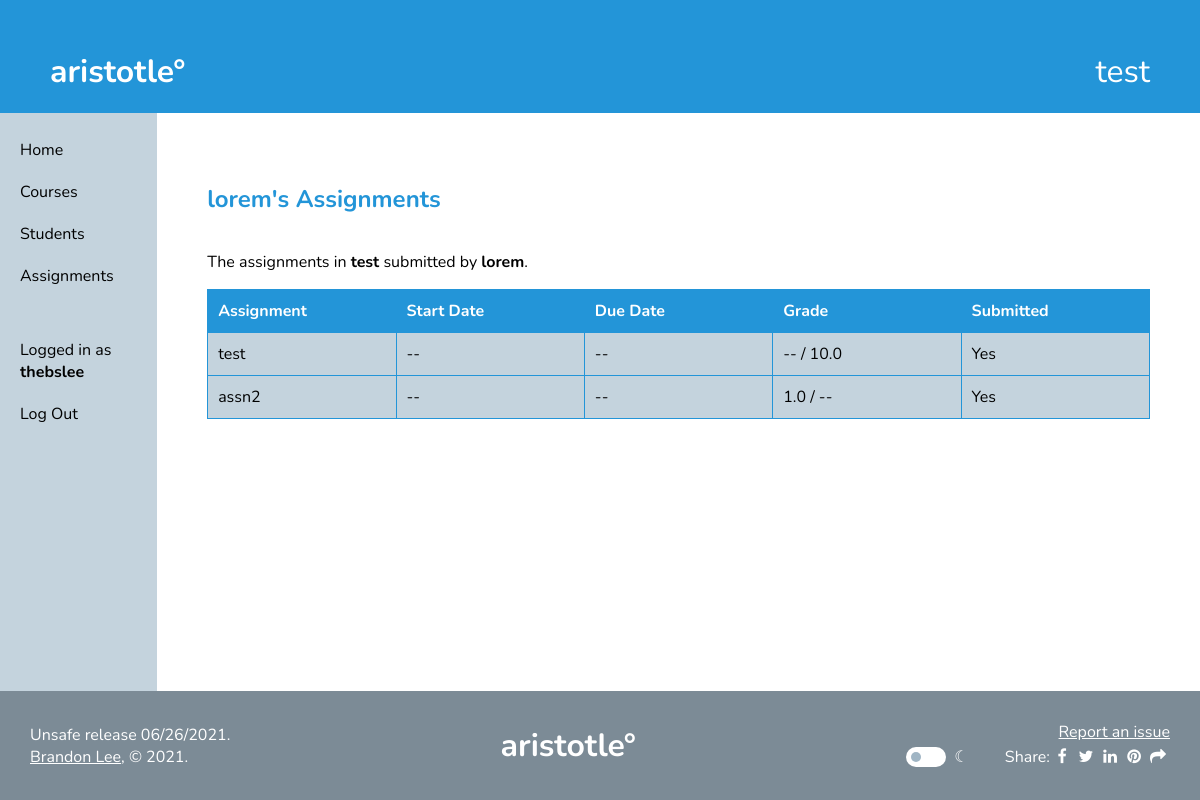
Page /forum/students/grades/2 (signed in) on the earlier database version.
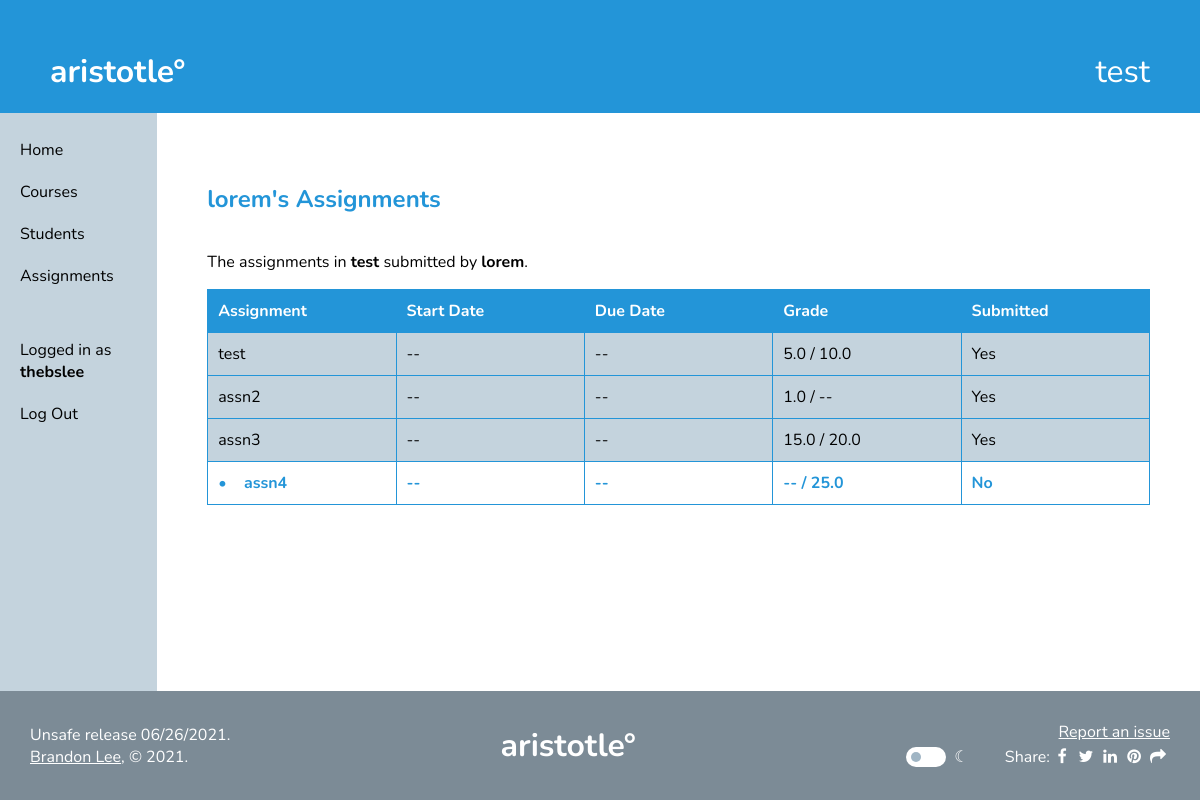
Same page on the later database version.
### forum/models.py (models this page shows)
class Course(models.Model):
    name = models.CharField(max_length=100)
    owner = models.ForeignKey(
        settings.AUTH_USER_MODEL,
        on_delete=models.CASCADE,
        related_name='course_of_owner'
    )
    students = models.ManyToManyField(
        settings.AUTH_USER_MODEL,
        related_name='course_of_student',
        blank=True
    )
    uuid = models.UUIDField(
        default=uuid.uuid4,
        editable=False
    )

class Assignment(models.Model):
    course = models.ForeignKey(
        Course,
        on_delete=models.CASCADE
    )
    title = models.CharField(max_length=100)
    start_datetime = models.DateTimeField(null=True, blank=True)
    end_datetime = models.DateTimeField(null=True, blank=True)
    description = models.TextField(max_length=10000, blank=True)
    total_points = models.FloatField(null=True, blank=True)

class Grade(models.Model):
    student = models.ForeignKey(
        settings.AUTH_USER_MODEL,
        on_delete=models.CASCADE,
        related_name="grade_of_student"
    )
    assignment = models.ForeignKey(
        Assignment,
        on_delete=models.CASCADE,
        related_name="grade_of_assignment"
    )
    earned_points = models.FloatField(null=True, blank=True)
    feedback = models.CharField(max_length=1000, null=True, blank=True)

### forum/views.py (the view)
# urls.py: path('students/grades/<student_id>', views.studentgrades, name='studentgrades'),
def studentgrades(request, student_id):
    if not request.user.is_authenticated:
        return redirect('home')
    context = alwaysContext(request)
    course = Course.objects.filter(id=request.session.get('selected_course_id')).first()
    student = User.objects.get(id=student_id)
    if (course.owner == request.user):
        assignments = []
        for assignment in Assignment.objects.filter(course=course).order_by("end_datetime"):
            assignments.append(StudentAssignmentRow(student, assignment))
        context["assignments"] = assignments
        context["student"] = student
        return render(request, "studentgrades.html", context)
    else:
        return redirect('home')

### forum/views.py (called while the page is built)
def alwaysContext(request):
    return {
        "username": request.user.username,
        "selected_course": Course.objects.filter(id=request.session.get('selected_course_id')).first()
    }

### forum/templates/studentgrades.html
{% extends 'base.html' %}
{% load static %}
{% block content %}
<h2>{{student.username}}'s Assignments</h2>
<div style="display: flex; flex-direction: row; align-items: center; justify-content: space-between;">
    {% if assignments|length > 0 %}<p>The assignments in <b>{{selected_course.name}}</b> submitted by <b>{{student.username}}</b>.</p>{% else %}<p>No assignments yet!</p>{% endif %}
</div>
<table>
    <tr>
        <th>Assignment</th>
        <th>Start Date</th>
        <th>Due Date</th>
        <th>Grade</th>
        <th>Submitted</th>
    </tr>
    {% for assignment in assignments %}
    <tr onclick="location.href='{% url 'forum:assignmentdetails' assignment.id %}'" style="cursor: pointer" class="{% if assignment.submitted %}done{% else %}not-done{% endif %}">
        <td>{% if not assignment.submitted %}&#8226;&nbsp;&nbsp;&nbsp;&nbsp;{% endif %}{{assignment.title}}</td>
        <td>{% if assignment.start_datetime %}{{assignment.start_datetime}}{% else %}--{% endif %}</td>
        <td>{% if assignment.end_datetime %}{{assignment.end_datetime}}{% else %}--{% endif %}</td>
        <td>{% if assignment.earned_points != None %}{{assignment.earned_points}}{% else %}--{% endif %}
            / {% if assignment.total_points != None %}{{assignment.total_points}}{% else %}--{% endif %}</td>
        <td>{% if assignment.submitted %}Yes{% else %}No{% endif %}</td>
    </tr>
    <link rel="stylesheet" href="{% static 'css/done.css' %}">
    {% endfor %}
</table>
<link rel="stylesheet" href="{% static 'css/table.css' %}">
{% endblock %}

### templates/base.html (shortened to what this page needs)
{% load static %}
<html>
    <head>
        <link rel="stylesheet" href="{% static 'css/main.css' %}">
    </head>
    <body>
        <a href="{% url 'home' %}">
            <div id=pagehead>
                <div style="display:flex; flex-direction: row; align-items: center;">
                    aristotle°
                </div>
                <div style="font-weight: normal">
                    {{selected_course.name}}
                </div>
            </div>
        </a>
        <div id="fullcontainer">
            {% if username %}
            <div id="navbar">
                <ul>
                    <a href="{% url 'home' %}"><li>Home</li></a>
                    <a href="{% url 'forum:courses' %}"><li>Courses</li></a>
                    {% if selected_course %}
                    {% if selected_course.owner == request.user %}<a href="{% url 'forum:students' %}"><li>Students</li></a>{% endif %}
                    <a href="{% url 'forum:assignments' %}"><li>Assignments</li></a>
                    {% endif %}
                </ul>
                <ul>
                    <li>Logged in as <b>{{username}}</b></li>
                    <a href="{% url 'authentication:logout' %}"><li>Log Out</li></a>
                </ul>
            </div>
            {% endif %}
            <div id="content">
                {% block content %}
                {% endblock %}
            </div>
        </div>
        <div id="pagefoot">
            <span>Unsafe release 06/26/2021.<br><a href="http://brandonssandbox.com" style="color:var(--always-white); text-decoration: underline;">Brandon Lee</a>, &#169; 2021.</span>
            <a href="{% url 'home' %}" style="font-size: xx-large; font-weight: bold; color: white">aristotle°</a>
            <div>
                <div style="text-align: right;"><a href="https://github.com/dabslee/aristotle/issues" style="color:var(--always-white); text-decoration: underline;">Report an issue</a></div>
                <div>
                    <div class="theme-switch-wrapper">
                        <label class="theme-switch" for="checkbox">
                            <div class="slider round"></div>
                        </label>
                    <div style="font-style: normal;">&ensp;&#9790;</div>
                    &ensp;&ensp;&ensp;&ensp;
                    Share: <link rel="stylesheet" href="https://cdnjs.cloudflare.com/ajax/libs/font-awesome/4.7.0/css/font-awesome.min.css"><div id='shareLinks' style='display:flex;flex-direction:row;font-size: 16px;'> <a id="Facebook-share-icon" class="fa fa-facebook" target="_blank"></a> <a id="Twitter-share-icon" class="fa fa-twitter" target="_blank"></a> <a id="LinkedIn-share-icon" class="fa fa-linkedin" target="_blank"></a> <a id="Pinterest-share-icon" class="fa fa-pinterest" target="_blank"></a> <a class="fa fa-share" href="javascript:void(0);" onclick="copyUrlToClipboard()"></a> </div>
                </div>
            </div>
            <link rel="stylesheet" href="{% static 'css/themeswitcher.css' %}">
        </div>
    </body>
</html>

### static/css/main.css (style rules this page uses)
:root { --aristotle-blue: #2395d8; --aristotle-blue-text: #2395d8; --light-aristotle-blue: #daf1ff; --fog-gray: #c4d3dd; --dark-fog-gray: #a0b5c4; --extra-dark-fog-gray: #7c8b96; --main-font: 'Nunito'; --main-margin: 50px; --transition-time: 0.2s; --white-text: white; --black-text: black; --main-background: white; --input-background: white; --always-white: white; --muted-gray: #eee; }
html { background-color: var(--main-background); transition: var(--transition-time); }
body { font-family: var(--main-font); margin: 0px; display: flex; height: 100%; flex-direction: column; color: var(--black-text); transition: var(--transition-time); }
#pagehead { color: var(--always-white); background-color: var(--aristotle-blue); font-size: xx-large; font-weight: bold; padding: var(--main-margin); padding-bottom: 20px; justify-content: space-between; display: flex; flex-direction: row; transition: var(--transition-time); }
a { text-decoration: none; }
#fullcontainer { display: flex; flex-direction: row; flex: 1; }
#pagefoot { display: flex; flex-direction: row; padding: 30px; min-height: fit-content; align-items: center; justify-content: space-between; color: var(--always-white); background-color: var(--extra-dark-fog-gray); transition: var(--transition-time); }
#content { margin: var(--main-margin); width: 100%; height: fit-content; }
#navbar { background-color: var(--fog-gray); height: 100%; display: flex; flex-direction: column; width: 200px; transition: var(--transition-time); }
#navbar ul { list-style-type: none; padding-left: 0; }
#navbar li { padding: 10px 20px; color: var(--black-text); }
#navbar a li { cursor: pointer; }
h2 { color: var(--aristotle-blue-text); }
#fullcontainer a { color: var(--aristotle-blue-text); text-decoration: none; }

### static/css/done.css (style rules this page uses)
.done { background-color: var(--fog-gray) }
.not-done { font-weight: bold; color: var(--aristotle-blue-text) }

### static/css/table.css (style rules this page uses)
table { width: 100%; border-collapse: collapse; table-layout: fixed; }
td, th { border: solid 1px var(--aristotle-blue); padding: 10px; }
th { background-color: var(--aristotle-blue); color: white; text-align: left; }

### static/css/themeswitcher.css (style rules this page uses)
.theme-switch-wrapper { display: flex; align-items: center; }
.theme-switch { display: inline-block; height: 20px; position: relative; width: 40px; }
.slider { background-color: white; bottom: 0; cursor: pointer; left: 0; position: absolute; right: 0; top: 0; transition: var(--transition-time); }
.slider:before { background-color: var(--dark-fog-gray); bottom: 5px; content: ""; height: 10px; left: 5px; position: absolute; transition: .4s; width: 10px; }
.slider.round { border-radius: 34px; }
.slider.round:before { border-radius: 50%; }

### templates/base.html (style rules this page uses)
.fa { text-decoration: none; color: #ffffff; border-radius: 0%; padding: 2px; padding-top: 5px; padding-bottom: -1px; margin: 0 0px; width: 20px; height: 20px; text-align: center; }

Differences in the rows shown:
now on this page (row edited): Grade: earned_points "5.0"
added Assignment: title "assn3", total_points "20.0"
added Grade: earned_points "15.0"
added Assignment: title "assn4", total_points "25.0"
Other differences:
new list line: "test 10.0"
new list line: "-- -- / Yes"
new list line: "• -- -- -- / No"
list line gone: "test 10.0"
list line gone: "-- -- -- / Yes"
